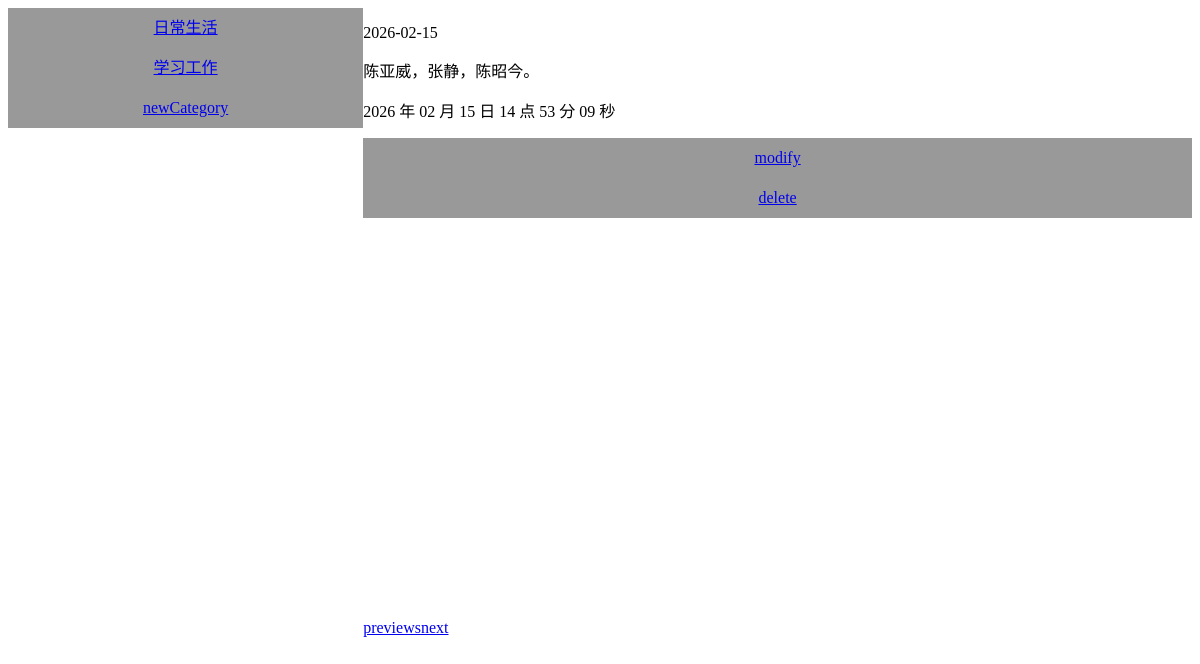
Screenshot of /detail.php?id=6 with the database file from the repository.
### tables this page shows
CREATE TABLE `category` (
  `id` int NOT NULL AUTO_INCREMENT,
  `name` varchar(45) DEFAULT NULL,
  PRIMARY KEY (`id`)
);

CREATE TABLE `blog` (
  `id` int NOT NULL AUTO_INCREMENT,
  `category` int DEFAULT NULL,
  `title` varchar(45) DEFAULT NULL,
  `content` tinytext,
  `date` varchar(45) DEFAULT NULL,
  PRIMARY KEY (`id`)
);

### detail.php (the view, shortened to what this page needs)
<!DOCTYPE html>
<html>
<head>
	<link rel="stylesheet" type="text/css" href="index.css">
</head>
<body>
	<div id="left">
		<?php
		require "common.php";
		?>
	</div>
	<div id="right">
		<?php
		$servername = 'localhost';
		$username = 'root';
		$password = '@Passw0rd';
		$dbname = 'blog';
		$id = $_GET["id"];
		$conn = new mysqli($servername, $username, $password, $dbname);
		$sql = 'SELECT * FROM blog WHERE id=' . $id;
		$result = $conn->query($sql);
		$row = $result->fetch_row();
		echo "<p>$row[2]</p><p>$row[3]</p><p>$row[4]</p><a href=blogBefore.php?id=" . $row[0] . ">modify</a><a href=delete.php?id=" . $row[0] . ">delete</a><br>";
		?>
	</div>
	<div id="nav">
		<?php
		$servername = 'localhost';
		$username = 'root';
		$password = '@Passw0rd';
		$dbname = 'blog';
		$id = $_GET["id"];
		$conn = new mysqli($servername, $username, $password, $dbname);
		if (!$_GET["category"]) {
			$sql = "SELECT * FROM category LIMIT 1;";
			$result = $conn->query($sql);
			$category = $result->fetch_row()[0];
		} else {
			$category = $_GET["category"];
		}
		$sql = 'SELECT * FROM blog WHERE category=' . $category . ' AND id < ' . $id . ' ORDER BY id DESC LIMIT 1';
		$result = $conn->query($sql);
		$row = $result->fetch_row();
		if ($row)
			echo "<a href='detail.php?id=" . $row[0] . "'>previews</a>";
		$sql = 'SELECT * FROM blog WHERE category=' . $category . ' AND id > ' . $id . ' ORDER BY id ASC LIMIT 1';
		$result = $conn->query($sql);
		$row = $result->fetch_row();
		if ($row)
			echo "<a href='detail.php?id=" . $row[0] . "'>next</a>";
		?>
	</div>
</body>
</html>

### common.php (shortened to what this page needs)
<?php
$servername = 'localhost';
$username = 'root';
$password = '@Passw0rd';
$dbname = 'blog';
$conn = new mysqli($servername, $username, $password, $dbname);
$sql = 'SELECT * FROM category';
$result = $conn->query($sql);
if ($result->num_rows > 0) {
	while ($row = $result->fetch_assoc()) {
		echo "<a href='index-1.php?category=" . $row["id"] . "'>" . $row["name"] . "</a>";
	}
} else {
	echo "0 结果";
}
echo "<a href='newCategory.php'>newCategory</a>";

### index.css (style rules this page uses)
#left { width: 30%; height: 800px; float: left; }
#right { width: 70%; height: 600px; float:left; }
#nav { width: 70%; height: 200px; }
#left a { float: left; width: 100%; height: 40px; line-height: 40px; text-align: center; background-color: #999999; }
#right a { float: left; width: 100%; height: 40px; line-height: 40px; text-align: center; background-color: #999999; }
#nav a { float: left; height: 40px; line-height: 40px; text-align: center; }

### rows the page displays
category: name "日常生活"
category: name "学习工作"
blog: title "2026-02-15", content "陈亚威，张静，陈昭今。", date "2026 年 02 月 15 日 14 点 53 分 09 秒"
